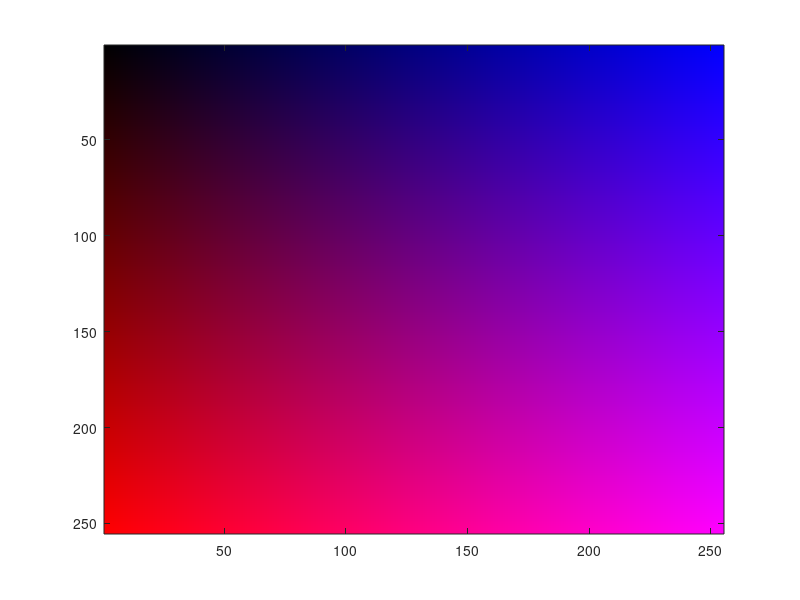

Write the MATLAB code that produced this figure. (Note: this script raises an error after producing the figure.)
%% Beginning of psychophysics
 
% Process images in matlab, 
% Handle multidimensional matrices, 
% how to handle new data types 

%% Understanding how Matlab represents images

% represented with LCD three lights - different from paint.
% All light colors = white
% All paint colors = black

umbrella = uint8(zeros(4,5,3)) ; % represents the matrix as a matrix of INTEGERS which is importnat

temp = 5 ;% representation as double 
temp2 = uint8(temp) ; % represented as integer
% this allows for you to process images more easily. More details in
% Pascals' script. 

% there is a catch
temp3 = 300 ;
temp4 = uint8(temp3) ; % this is maxed out

uint8(9001) % no difference! 255 in int means infinitely large

image(umbrella)
size(umbrella) % 4 rows, 5 columns, 3 "channels". The values represent

% for the below - the row and columns indicate the LOCATION of the pixel to
% control it's color, and the channels/guns are representative of the
% actual RGB values

% Turn the red channel ( or 'gun')
umbrella(1,1,1) = 255;
image(umbrella)

% Turn upper right white
umbrella(1,end,:) = 255 
image(umbrella)

% lower right, light green
umbrella(end,end, [1 3]) = 50
umbrella(end,end, 2) = 205
umbrella(end,end, [1 3]) = 50
image(umbrella)

% lower left, lavender
umbrella(end,1, 1:2) = 230
umbrella(end,1 , 3) = 250
image(umbrella)

% entire central column yellow
umbrella(:,3, 1:2) = 255
image(umbrella)

%% 2 how to create a gradient with an index 
% w/e color you want - 10,000 shades of [N.E. thing]

clear all
numRows = 255       ;
numColumns = 255    ;
bruins = uint8(zeros(numRows,numColumns, 3)) ; % new matrix, 3 

% Creeate every pixel with a double loop changing rows and columns as you
% go through each.

for rr = 1:numRows
    bruins (rr,:,1) = bruins (rr,:,1) + rr ;
    for cc = 1:numColumns
        bruins (rr,cc,3) = bruins (rr,cc,3) + cc ;
    end
end

image(bruins)

%% Transitioning to real images

% set folder 
cd 'C:\Users\mdeve\OneDrive\Documents\NYU\2019 Summer\Stimuli\'
dress = imread('thedress.jpg');

cd 'C:\Users\mdeve\OneDrive\Documents\NYU\2019 Summer\Scripts' % move up ONE level of the folder path hierarchy

% DOTS:
% one dot = object
% two dots = move up in the folder path 

%% "Dress" Code
figure 
image(dress) % gives you warped image - there are more rows than columns (aspect ratio is wrong)

% correcting for the aspect ratio by setting axis equal
axis equal
% getting rid of the white space by removing the axis
axis off

%% decomposing the dress into its component channels
dressModified = dress;
figure
subplot(2,2,1)
image(dress) % normal dress
 % now we need a RGB triplet without only red 
subplot(2,2,2)
dressModified(:,:,2:3) = 0 ;
image(dressModified)

% green version
subplot(2,2,3)
dressGreen = dress ;
dressGreen(:,:, [1 3]) = 0 ; 
image(dressGreen)

% blue version
subplot(2,2,4)
dressblue = dress ;
dressblue(:,:,1:2) = 0 ; 
image(dressblue)

%% Testing hypothesis about the dress: Is it just brightness?
% we can change the matrix values to adjust brightness

brightValue = 100 ; 
brightdress = dress + brightValue ; 
figure ; image(brightdress)

% lets put the bright dress side by side with the original
% subplot works do do this, but it leaves a lot of extra space.
% you could use "montage"  as well
% the best way is to create ONE matrix that is made up of both

crossSize = 10
biggerMatrix = [dress brightdress]; 
sizeMatrix = size(biggerMatrix)
temp1 = 1:sizeMatrix(1); 
centerRow = round(median(temp1));
temp2 = 1:sizeMatrix(2) ;
centerColumn = round(median(temp2));

%% Take a look at Pascals script from here on...
% Rows 
biggerMatrix(centerRow-crossSize:centerRow+crossSize , centerColumn-crossSize : centerColumn + crossSize,1) = 255 ;
biggerMatrix(centerRow-crossSize : centerRow+crossSize, ...
    centerColumn - crossSize : centerColumn + crossSize, 2:3) = 0 ;

image(biggerMatrix)
%% inverted color image

%simply take the image from 255
% Ex:
invertedDress = 255 - dress ;
image(invertedDress)

%% blurring the dress
%blur restuls from averaging of neighboring pixels. This is done by 
% convolving the image with a kernel

blurFactor = 35 ; 
kernel = ones(blurFactor);

blurredDress = convn(dress, kernel, 'same')./sum(sum(kernel)) ; 
image(uint8(round(blurredDress))) ;
axis equal
axis off

% conv different versions: - look at Pascal's version
% without any input - takes the average from non-existent values ( all
    % zeros) this darkens the edges of the image
% with 'valid' - zero padded
% with 'same'  - no zero padding

